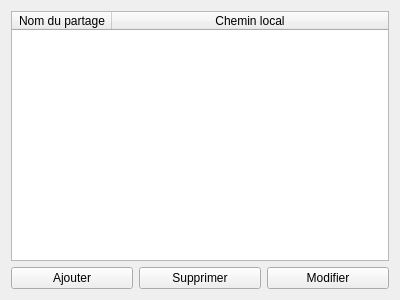
<?xml version="1.0" encoding="UTF-8"?>
<ui version="4.0">
 <class>Form</class>
 <widget class="QWidget" name="Form">
  <property name="geometry">
   <rect>
    <x>0</x>
    <y>0</y>
    <width>400</width>
    <height>300</height>
   </rect>
  </property>
  <property name="windowTitle">
   <string>Form</string>
  </property>
  <layout class="QVBoxLayout" name="verticalLayout">
   <item>
    <widget class="QTableWidget" name="tableWidget_3">
     <attribute name="horizontalHeaderShowSortIndicator" stdset="0">
      <bool>false</bool>
     </attribute>
     <attribute name="horizontalHeaderStretchLastSection">
      <bool>true</bool>
     </attribute>
     <attribute name="verticalHeaderVisible">
      <bool>false</bool>
     </attribute>
     <column>
      <property name="text">
       <string>Nom du partage</string>
      </property>
     </column>
     <column>
      <property name="text">
       <string>Chemin local</string>
      </property>
     </column>
    </widget>
   </item>
   <item>
    <layout class="QHBoxLayout" name="horizontalLayout_6">
     <item>
      <widget class="QPushButton" name="btn_ajouter_partage">
       <property name="text">
        <string>Ajouter</string>
       </property>
      </widget>
     </item>
     <item>
      <widget class="QPushButton" name="pushButton_8">
       <property name="text">
        <string>Supprimer</string>
       </property>
      </widget>
     </item>
     <item>
      <widget class="QPushButton" name="pushButton_7">
       <property name="text">
        <string>Modifier</string>
       </property>
      </widget>
     </item>
    </layout>
   </item>
  </layout>
 </widget>
 <resources/>
 <connections/>
</ui>
